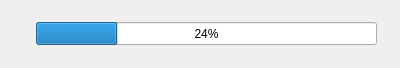
<?xml version="1.0" encoding="UTF-8"?>
<ui version="4.0">
 <class>Form</class>
 <widget class="QWidget" name="Form">
  <property name="geometry">
   <rect>
    <x>0</x>
    <y>0</y>
    <width>400</width>
    <height>68</height>
   </rect>
  </property>
  <property name="windowTitle">
   <string/>
  </property>
  <widget class="QProgressBar" name="progressBar">
   <property name="geometry">
    <rect>
     <x>36</x>
     <y>22</y>
     <width>341</width>
     <height>23</height>
    </rect>
   </property>
   <property name="value">
    <number>24</number>
   </property>
  </widget>
 </widget>
 <resources/>
 <connections/>
</ui>
